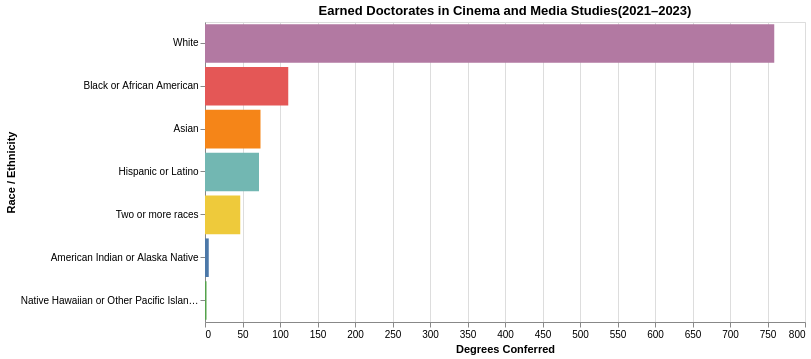

Notebook code for this chart:
### Markdown cell above
<div class="text-box">
    
## Earned Doctorates in Cinema and Media Studies by Race/Ethnicity

### Code cell
#| code-fold: true


majors = [
    '09.01 - Communication and Media Studies.', '50.0602 - Cinematography and Film/Video Production.',
    '09.07 - Radio, Television, and Digital Communication.'

]

majors_df = (
     df[df["Major"].isin(majors)]
    .groupby(["Major", "Race and Ethnicity"])["Awards/Degrees Conferred"]
    .sum()
    .reset_index()
)


overall = (
    majors_df.groupby("Race and Ethnicity")["Awards/Degrees Conferred"]
    .sum()
    .reset_index()
)
overall["Major"] = "All Earned Doctorates in Cinema and Media Studies (total)"
majors_df = pd.concat([majors_df, overall], ignore_index=True)


major_dropdown = alt.binding_select(
    options=majors_df["Major"].unique().tolist(),
    name="Select Major: "
)
major_param = alt.param(
    name="Major",
    bind=major_dropdown,
    value="All Earned Doctorates in Cinema and Media Studies (total)"
)


chart = (
    alt.Chart(majors_df)
    .add_params(major_param)
    .transform_filter(
        alt.datum.Major == major_param
    )
    .mark_bar()
    .encode(
        x=alt.X("Awards/Degrees Conferred:Q", title="Degrees Conferred"),
        y=alt.Y("Race and Ethnicity:N", sort="-x", title="Race / Ethnicity"),
        color=alt.Color("Race and Ethnicity:N", legend=None),
        tooltip=["Race and Ethnicity:N", "Awards/Degrees Conferred:Q"]
    )
    .properties(
        title="Earned Doctorates in Cinema and Media Studies(2021–2023)",
        width=600,
        height=300
    )
)



chart

### Figure 1 — Vega-Lite specification as saved in the notebook (floating-point values rounded to 4 significant figures)
{"config": {"view": {"continuousWidth": 300, "continuousHeight": 300}}, "data": {"name": "data-81f76589174489ef1bd71f08a66da1f0"}, "mark": {"type": "bar"}, "encoding": {"color": {"field": "Race and Ethnicity", "legend": null, "type": "nominal"}, "tooltip": [{"field": "Race and Ethnicity", "type": "nominal"}, {"field": "Awards/Degrees Conferred", "type": "quantitative"}], "x": {"field": "Awards/Degrees Conferred", "title": "Degrees Conferred", "type": "quantitative"}, "y": {"field": "Race and Ethnicity", "sort": "-x", "title": "Race / Ethnicity", "type": "nominal"}}, "height": 300, "params": [{"name": "Major", "bind": {"input": "select", "options": ["09.01 - Communication and Media Studies.", "09.07 - Radio, Television, and Digital Communication.", "50.0602 - Cinematography and Film/Video Production.", "All Earned Doctorates in Cinema and Media Studies (total)"], "name": "Select Major: "}, "value": "All Earned Doctorates in Cinema and Media Studies (total)"}], "title": "Earned Doctorates in Cinema and Media Studies(2021–2023)", "transform": [{"filter": "(datum.Major === Major)"}], "width": 600, "$schema": "https://vega.github.io/schema/vega-lite/v5.14.1.json", "datasets": {"data-81f76589174489ef1bd71f08a66da1f0": [{"Major": "09.01 - Communication and Media Studies.", "Race and Ethnicity": "American Indian or Alaska Native", "Awards/Degrees Conferred": 4}, {"Major": "09.01 - Communication and Media Studies.", "Race and Ethnicity": "Asian", "Awards/Degrees Conferred": 60}, {"Major": "09.01 - Communication and Media Studies.", "Race and Ethnicity": "Black or African American", "Awards/Degrees Conferred": 99}, {"Major": "09.01 - Communication and Media Studies.", "Race and Ethnicity": "Hispanic or Latino", "Awards/Degrees Conferred": 65}, {"Major": "09.01 - Communication and Media Studies.", "Race and Ethnicity": "Native Hawaiian or Other Pacific Islander", "Awards/Degrees Conferred": 2}, {"Major": "09.01 - Communication and Media Studies.", "Race and Ethnicity": "Two or more races", "Awards/Degrees Conferred": 40}, {"Major": "09.01 - Communication and Media Studies.", "Race and Ethnicity": "White", "Awards/Degrees Conferred": 691}, {"Major": "09.07 - Radio, Television, and Digital Communication.", "Race and Ethnicity": "American Indian or Alaska Native", "Awards/Degrees Conferred": 1}, {"Major": "09.07 - Radio, Television, and Digital Communication.", "Race and Ethnicity": "Asian", "Awards/Degrees Conferred": 14}, {"Major": "09.07 - Radio, Television, and Digital Communication.", "Race and Ethnicity": "Black or African American", "Awards/Degrees Conferred": 12}, {"Major": "09.07 - Radio, Television, and Digital Communication.", "Race and Ethnicity": "Hispanic or Latino", "Awards/Degrees Conferred": 7}, {"Major": "09.07 - Radio, Television, and Digital Communication.", "Race and Ethnicity": "Two or more races", "Awards/Degrees Conferred": 7}, {"Major": "09.07 - Radio, Television, and Digital Communication.", "Race and Ethnicity": "White", "Awards/Degrees Conferred": 65}, {"Major": "50.0602 - Cinematography and Film/Video Production.", "Race and Ethnicity": "White", "Awards/Degrees Conferred": 3}, {"Major": "All Earned Doctorates in Cinema and Media Studies (total)", "Race and Ethnicity": "American Indian or Alaska Native", "Awards/Degrees Conferred": 5}, {"Major": "All Earned Doctorates in Cinema and Media Studies (total)", "Race and Ethnicity": "Asian", "Awards/Degrees Conferred": 74}, {"Major": "All Earned Doctorates in Cinema and Media Studies (total)", "Race and Ethnicity": "Black or African American", "Awards/Degrees Conferred": 111}, {"Major": "All Earned Doctorates in Cinema and Media Studies (total)", "Race and Ethnicity": "Hispanic or Latino", "Awards/Degrees Conferred": 72}, {"Major": "All Earned Doctorates in Cinema and Media Studies (total)", "Race and Ethnicity": "Native Hawaiian or Other Pacific Islander", "Awards/Degrees Conferred": 2}, {"Major": "All Earned Doctorates in Cinema and Media Studies (total)", "Race and Ethnicity": "Two or more races", "Awards/Degrees Conferred": 47}, {"Major": "All Earned Doctorates in Cinema and Media Studies (total)", "Race and Ethnicity": "White", "Awards/Degrees Conferred": 759}]}}
